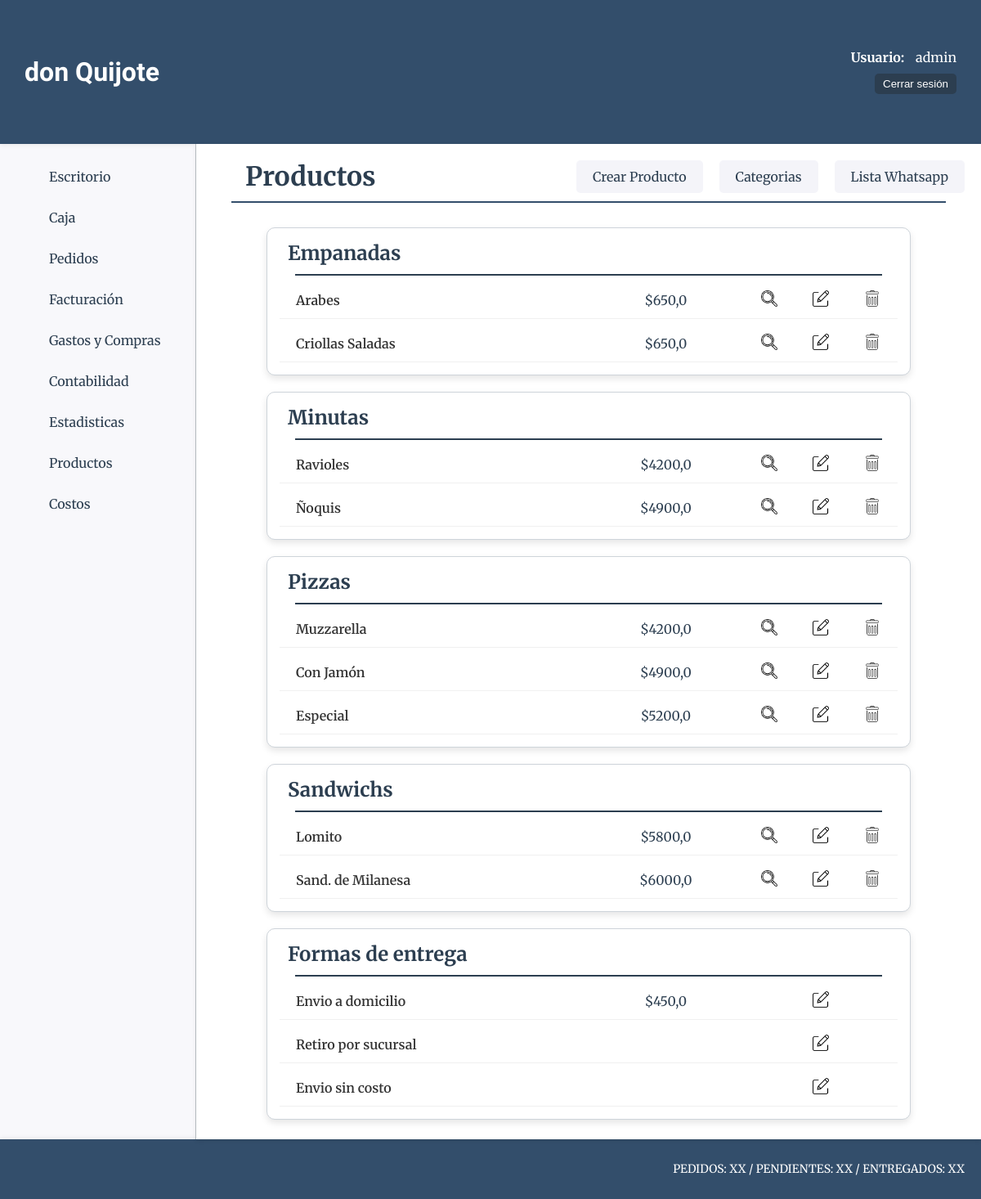
/productos/ (signed in), run on an earlier commit of the app's database.
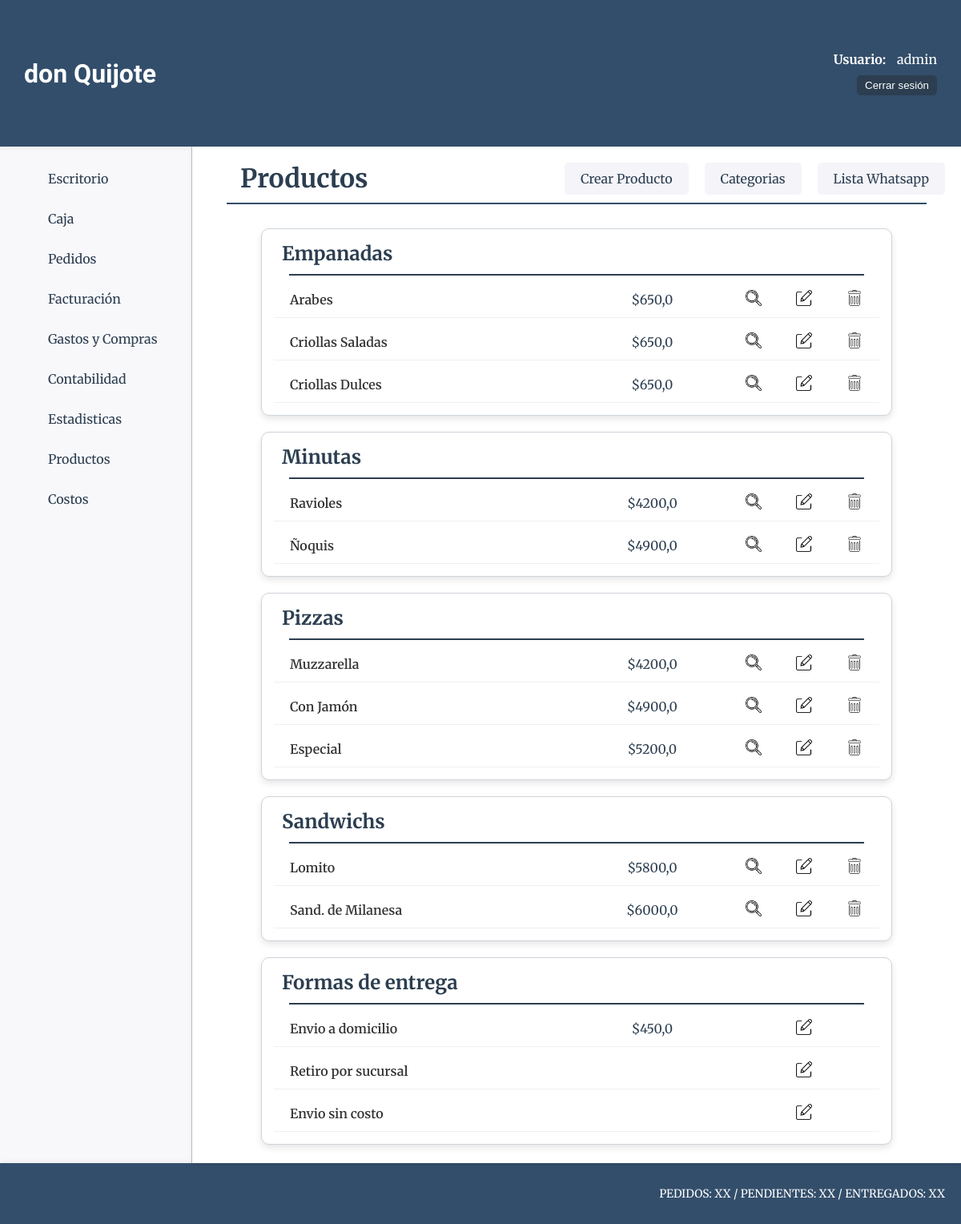
And on a later commit of the database.
### productos/models.py (models this page shows, shortened)
class ProductoCategoria(models.Model):
    nombre=models.CharField(max_length=50)

class Producto(models.Model):
    nombre=models.CharField(max_length=50, verbose_name="Nombre")
    categoria=models.ForeignKey(ProductoCategoria, on_delete=models.CASCADE, verbose_name="Categoría")
    descripcion=models.CharField(max_length=200, blank=True, null=True, verbose_name="Descripción")
    precio_unit=models.FloatField(verbose_name="P. Unitario")
    precio_media=models.FloatField(blank=True, null=True, verbose_name="P. Media")
    precio_doc=models.FloatField(blank=True, null=True, verbose_name="P. Docena")

### pedido/models.py (models this page shows)
class FormaEntrega(models.Model):
    forma_entrega = models.CharField(max_length=50)
    precio = models.FloatField(null=True, blank=True)
    envio = models.BooleanField()
    def __str__(self):
        return f"{self.forma_entrega}"
    class Meta:
        db_table = "formaentrega"
        verbose_name = "Forma de entrega"

### productos/views.py (the view)
# urls.py: path('', views.home, name = "home"),
@login_required
def home(request):
    productos = Producto.objects.select_related('categoria').order_by('categoria__nombre').all()
    forma_entrega = FormaEntrega.objects.all()
    print(forma_entrega)
    context = {
        'object_list': productos,
        'forma_entrega': forma_entrega
    }
    return render(request, 'productos/index.html', context)

### productos/templates/productos/index.html (shortened to what this page needs)
{% extends 'core/base.html' %}
{% load static %}
{% block css %}
    <link rel="stylesheet" href="{% static 'productos/css/styles.css' %}">
{% endblock css %}
{% block titulo %}
    <div class="main-titulo-container">
        <div class="titulo-opciones-container">
            <h1 class="main-titulo">Productos</h1>
            <div class="btn-container">
                <a class="btn-opc" href="{% url 'productos:productos_create' %}">Crear Producto</a>
                <a class="btn-opc" href="{% url 'productos:categorias' %}">Categorias</a>
                <a class="btn-opc" href="{% url 'productos:lista_wa' %}">Lista Whatsapp</a>
            </div>
        </div>
        <hr  class="main-hr"/>
    </div>
{% endblock titulo %}
{% block main %}
    {% regroup object_list by categoria.nombre as categorias %}
    <section class="categorias-container">
        {% for categoria in categorias %}
            <div class="card">
                <h1 class="categoria-titulo">{{ categoria.grouper }}</h1>
                <hr class="categoria-hr">
                {% for producto in categoria.list %}
                    <div class="productos">
                        <p class="producto-nombre">{{ producto.nombre }}</p>
                        <p class="producto-precio">${{ producto.precio_unit }}</p>
                        <div class="producto-opc">
                            <a href="{% url 'productos:productos_detail' producto.id%}"><img class="icono-opc" src="{% static 'productos/img/lupa.webp' %}" alt="Detalle Producto"></a>
                            <a href="{% url 'productos:productos_update' producto.id%}"><img class="icono-opc" src="{% static 'productos/img/editar.webp' %}" alt="Editar Producto"></a>
                            <a href="{% url 'productos:productos_delete' producto.id%}"><img class="icono-opc" src="{% static 'productos/img/borrar.webp' %}" alt="Borrar Producto"></a>
                        </div>
                    </div>
                {% endfor %}
            </div>
        {% endfor %}
        <div class="card">
            <h1 class="categoria-titulo">Formas de entrega</h1>
            <hr class="categoria-hr">
            {% for entrega in forma_entrega %}
                <div class="productos">
                    <p class="producto-nombre">{{entrega.forma_entrega}}</p>
                    {% if entrega.precio != None %}
                        <p class="producto-precio">${{entrega.precio}}</p>
                    {% endif %}
                    <div class="producto-opc">
                        <a href="{% url 'pedido:formaentrega_update' entrega.id%}"><img class="icono-opc" src="{% static 'productos/img/editar.webp' %}" alt="Editar Producto"></a>
                    </div>
            </div>
            {% endfor %}
        </div>
    </section>
{% endblock main %}

### core/templates/core/base.html (shortened to what this page needs)
{% load static %}
<!DOCTYPE html>
<html lang="en">
<head>
    <link rel="stylesheet" href="{% static 'core/css/styles.css' %}">
    {% block css %}{% endblock css %}
</head>
<body>
    {% include 'core/components/header.html' %}
    {% include 'core/components/menu.html' %}
    <main class="main-container">
        {% block titulo %}{% endblock titulo %}
        {% block main %}{% endblock main %}
    </main>
    {% include 'core/components/footer.html' %}
</body>
</html>

### core/templates/core/components/header.html (shortened to what this page needs)
<header class="header-container">
    <h1 class="title">don Quijote</h1>
    {% if user.is_authenticated %}
    <div class="usuario-logout">
        <div class="list-link">
            <span class="usuario-label">Usuario:</span>
            <span class="usuario-nombre">{{ user.username }}</span>
        </div>
        <form action="{% url 'core:logout' %}" method="post">
            <button type="submit" class="btn-logout">Cerrar sesión</button>
        </form>
    </div>
    {% else %}
    <div class="list-link">
        <a class="header-link-app" href="{% url 'core:login' %}">Login</a>
    </div>
    {% endif %}
</header>

### core/templates/core/components/menu.html (shortened to what this page needs)
<nav class="menu-container">
    <ul class="list-app">
        {% if user.is_authenticated %}
            <li class="list-link"><a class="link-app" href="{% url 'core:home' %}">Escritorio</a></li>
            <li class="list-link"><a class="link-app" href="#">Caja</a>
            </li>
            <li class="list-link"><a class="link-app" href="{% url 'pedido:home' %}">Pedidos</a></li>
            <li class="list-link"><a class="link-app" href="#">Facturación</a></li>
            <li class="list-link"><a class="link-app" href="#">Gastos y Compras</a></li>
            <li class="list-link"><a class="link-app" href="#">Contabilidad</a></li>
            <li class="list-link"><a class="link-app" href="#">Estadisticas</a></li>
            <li class="list-link">
                <a class="link-app" href="{% url 'productos:home' %}">Productos</a>
            </li>
            <li class="list-link"><a class="link-app" href="#">Costos</a></li>
        {% endif %}
    </ul>
</nav>

### core/templates/core/components/footer.html
<footer class="footer-container">
    <p class="footer-info">PEDIDOS: XX / PENDIENTES: XX / ENTREGADOS: XX</p>
</footer>

### core/static/core/css/styles.css (style rules this page uses)
* { padding: 0; margin: 0; box-sizing: border-box; }
body { font-family: 'Merriweather', serif; color: #333; background-color: #f4f4f9; }
.header-container { background-color: #334e6b; height: 12vh; width: 100%; display: flex; align-items: center; justify-content: space-between; padding: 0 30px; box-shadow: 0 2px 5px rgba(0, 0, 0, 0.1); }
.title { color: #fff; font-family: 'Poetsen One', sans-serif; font-size: 32px; }
.usuario-logout { display: flex; flex-direction: column; align-items: end; }
.list-link { margin-left: 20px; }
.usuario-label { color: #fff; font-weight: bold; margin-right: 10px; }
.usuario-nombre { color: #fff; }
.btn-logout { padding: 5px 10px; background-color: #2C3E50; color: #fff; border: none; border-radius: 5px; cursor: pointer; transition: background-color 0.3s ease; text-decoration: none; }
.footer-container { background-color: #334e6b; height: 5vh; width: 100%; display: flex; align-items: center; justify-content: right; padding: 0 20px; box-shadow: 0 -2px 5px rgba(0, 0, 0, 0.1); }
.footer-info { color: #fff; font-size: 14px; }
.menu-container { width: 20%; height: 83vh; background-color: #fdfdfd71; float: left; overflow-y: auto; border-right: 1px solid #bdc3c7; padding-top: 20px; padding-left: 20px; }
.list-app { list-style: none; padding: 0; }
.list-link { position: relative; margin-bottom: 10px; }
.link-app { color: #2C3E50; text-decoration: none; font-size: 16px; display: block; padding: 10px 20px; transition: background-color 0.3s ease, color 0.3s ease; }
.main-container { width: 80%; height: 83vh; float: left; padding: 20px; overflow-y: auto; background-color: #fff; box-shadow: 0 2px 5px rgba(0, 0, 0, 0.1); display: flex; flex-direction: column; }
.main-titulo-container { width: 100%; height: auto; text-align: left; border-radius: 8px; }
.titulo-opciones-container { display: flex; justify-content: space-between; align-items: center; }
.main-titulo { font-size: 32px; color: #2C3E50; font-family: 'Merriweather', serif; padding-left: 40px; }
.main-hr { border: none; width: 95%; height: 2px; background-color: #334e6b; margin: 10px auto; }
.btn-container { display: flex; justify-content: center; column-gap: 20px; }
.btn-opc { border: none; color: #2C3E50; font-size: 16px; text-decoration: none; padding: 10px 20px; border-radius: 5px; background-color: #f4f4f9; transition: background-color 0.3s ease, color 0.3s ease; }
.card { padding: 15px; border: 1px solid #ced4da; border-radius: 10px; background-color: #ffffff; box-shadow: 0 4px 8px rgba(0, 0, 0, 0.1); }

### productos/static/productos/css/styles.css (style rules this page uses)
.categorias-container { width: 90%; margin: 0 auto; padding: 20px; display: flex; flex-direction: column; gap: 20px; }
.categoria-titulo { font-size: 24px; color: #2C3E50; font-family: 'Merriweather', serif; margin-bottom: 10px; margin-left: 10px; }
.categoria-hr { width: 95%; height: 2px; border: none; background-color: #2C3E50; margin: 0 auto 5px; }
.productos { margin-top: 8px; display: grid; grid-template-columns: 50% 25% 25%; grid-template-areas: "nom prc opc"; align-items: center; padding: 10px 0; border-bottom: 1px solid #f0f0f0; }
.producto-nombre { grid-area: nom; font-size: 16px; font-weight: 600; padding-left: 20px; }
.producto-precio { grid-area: prc; font-size: 16px; text-align: center; color: #2C3E50; }
.producto-opc { grid-area: opc; display: flex; justify-content: space-around; }
.icono-opc { width: 20px; height: 20px; transition: transform 0.3s ease; }

What changed in the data, as far as the page shows it:
added Producto: nombre "Criollas Dulces", precio_unit "650,0", shown under "Empanadas"
